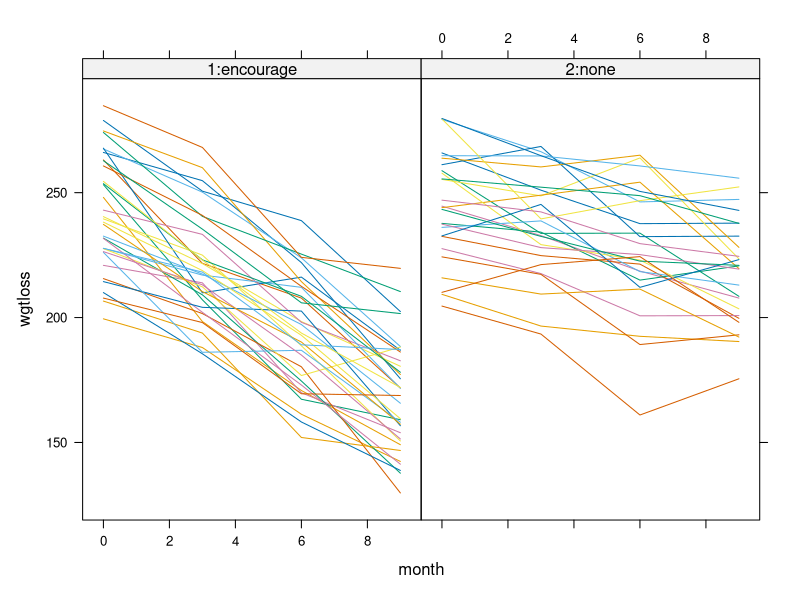

Generate this figure with R:
## ---- chunk 1
knitr::opts_chunk$set(echo = FALSE)
## ---- chunk 2
wtloss <- read.table("../data/weightloss.dat",
header=F)
## Give names to variables
names(wtloss) <- c("id", paste("y", 1:4, sep=""), "program")
## Univariate format
wtloss.uni <- data.frame(id=rep(wtloss$id, each=4),
wgtloss=as.numeric(t(as.matrix(wtloss[,2:5]))),
program=rep(wtloss$program, each=4),
month=seq(0,9,3),
time.cat=rep(1:4))
wtloss.uni$prog.fac <- factor(wtloss.uni$program, labels=c("1:encourage", "2:none"))
attach(wtloss.uni)
wgt.mean <- tapply(wgtloss, list(month, program), mean)
wgt.sd <- tapply(wgtloss, list(month, program), sd)
wgt.mean
wgt.sd
detach(wtloss.uni)
## ---- chunk 3

library(lattice) # Use lattice package
xyplot(wgtloss~month|prog.fac, type='l',groups=id,data=wtloss.uni)
## ---- chunk 4
library(nlme)

## CATEGORICAL time, UN, REML
wtloss.un.cat <- gls(wgtloss~factor(month)*prog.fac,
correlation=corSymm(form= ~1 | id),
weights=varIdent(form= ~1 | month),
data=wtloss.uni)
#summary(wtloss.un.cat)

## CATEGORICAL time, CS, REML
wtloss.cs.cat <- gls(wgtloss~factor(month)*prog.fac,
correlation=corCompSymm(form= ~1 | id),
weights=varIdent(form= ~1),
data=wtloss.uni)
#summary(wtloss.cs.cat)

## CATEGORICAL time, AR1, REML
wtloss.ar1.cat <- gls(wgtloss~factor(month)*prog.fac,
correlation=corAR1(form= ~1 | id),
weights=varIdent(form= ~1),
data=wtloss.uni)
#summary(wtloss.ar1.cat)
## ---- chunk 5
anova(wtloss.un.cat, wtloss.cs.cat)
## ---- chunk 6
anova(wtloss.un.cat, wtloss.ar1.cat)
## ---- chunk 7
anova(wtloss.cs.cat, wtloss.ar1.cat)
#same number of parameters so we compare -2*log(likelihood)
## ---- chunk 8
## QUADRATIC time, CS, REML,
wtloss.cs.quad <- gls(wgtloss~month*prog.fac + I(month^2)*prog.fac,
correlation=corCompSymm(form= ~1 | id),
weights=varIdent(form= ~1),
data=wtloss.uni,
method="ML")
#summary(wtloss.cs.quad)

## CATEGORICAL time, CS, ML
wtloss.cs.cat.ml <- gls(wgtloss~factor(month)*prog.fac,
correlation=corCompSymm(form= ~1 | id),
weights=varIdent(form= ~1),
data=wtloss.uni,
method="ML")
#summary(wtloss.cs.cat.ml)
## ---- chunk 9
wtloss.cs.lin <- gls(wgtloss~month*prog.fac,
correlation=corCompSymm(form= ~1 | id),
weights=varIdent(form= ~1),
data=wtloss.uni,
method="ML")
#summary(wtloss.cs.lin)
## ---- chunk 10
## Linear model, NO interacations
wtloss.cs.lin.noint <- gls(wgtloss~month + prog.fac,
correlation=corCompSymm(form= ~1 | id),
weights=varIdent(form= ~1),
data=wtloss.uni,
method="ML")
#summary(wtloss.cs.lin.noint)
